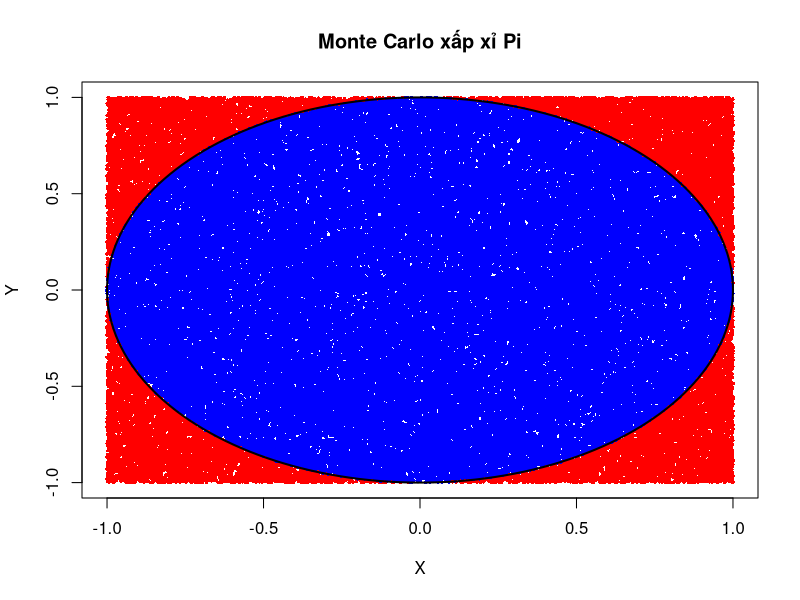
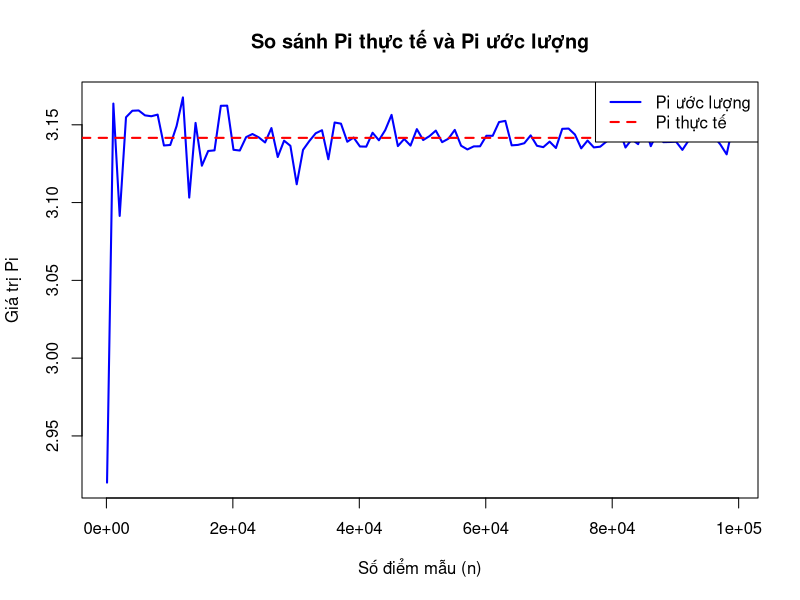

Write R code to recreate these figures, in order.
num <- 100000

# tạo x, y ngẫu nhiên phân phối đều
# mục đích là tạo ra các điểm đồng đều nhau -> ước lượng chính xác hơn
x <- runif(num, -1, 1)
y <- runif(num, -1, 1)

# đếm số điểm nằm trong hình tròn
inside <- (x^2 + y^2) <= 1

pi_mc <- 4*sum(inside) / num

pi_mc
pi

plot(x, y, col = ifelse(inside, "blue", "red"),
     pch = 16, cex = 0.5,
     xlab = "X", ylab = "Y",
     main = "Monte Carlo xấp xỉ Pi")
# cex kích thước điểm nhỏ

theta <- seq(0, 2*pi, length.out = 200)
# theta 200 góc đều từ 0 tới 2pi
lines(cos(theta), sin(theta), col="black", lwd=2)
# cos(theta), sin(theta) tọa độ các điểm trên đường tròn

#================================#

# tạo dãy từ 100-100000 step 1000
sample_sizes <- seq(100, 100000, by = 1000)

# Vector số lưu Pi ước lượng
# có cùng số lượng phần tử với sample size
pi_estimates <- numeric(length(sample_sizes))

# Tính Pi ước lượng cho từng n
for (i in 1:length(sample_sizes)) {
  n <- sample_sizes[i]
  x <- runif(n, -1, 1)
  y <- runif(n, -1, 1)
  inside <- (x^2 + y^2) <= 1
  pi_estimates[i] <- 4 * sum(inside) / n
}

# Biểu đồ đường
plot(sample_sizes, pi_estimates, type = "l", col = "blue", lwd = 2,
     xlab = "Số điểm mẫu (n)", ylab = "Giá trị Pi",
     main = "So sánh Pi thực tế và Pi ước lượng")
abline(h = pi, col = "red", lwd = 2, lty = 2)  # Pi thực tế
legend("topright", legend = c("Pi ước lượng", "Pi thực tế"),
       col = c("blue", "red"), lwd = 2, lty = c(1, 2))










